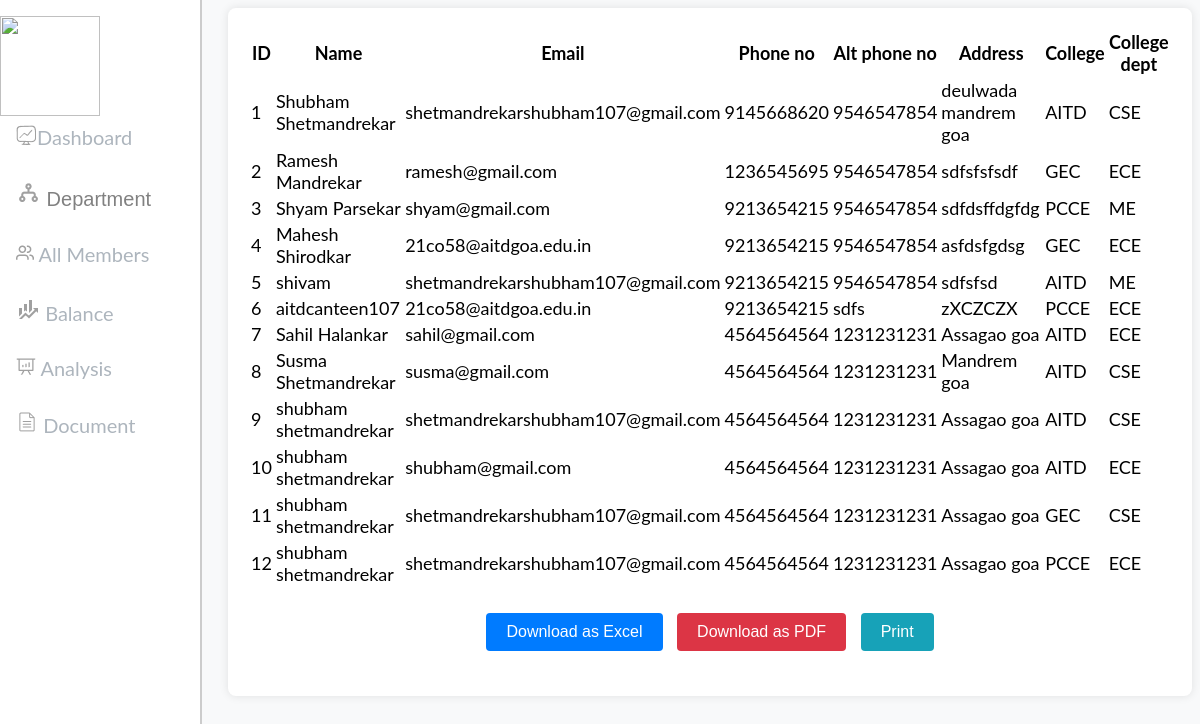
Screenshot of /balance.php with the database file from the repository.
### tables this page shows
CREATE TABLE `personal_details` (
  `mem_id` int(3) NOT NULL,
  `name` varchar(100) NOT NULL,
  `email` varchar(100) NOT NULL,
  `ph_no` varchar(10) NOT NULL,
  `alt_ph_no` varchar(10) NOT NULL,
  `address` varchar(50) NOT NULL,
  `college` varchar(50) NOT NULL,
  `college_dpt` varchar(50) NOT NULL
);

### balance.php (the view, shortened to what this page needs)
<?php
include 'db_connection.php';
$sql = "SELECT * FROM personal_details";
$register = $conn->query($sql);
$data = array();
if ($register->num_rows > 0) {
    while ($row = $register->fetch_assoc()) {
        $data[] = $row;
    }
} else {
    echo "0 results";
}
?>
<!DOCTYPE html>
<html lang="en">
<head>
    <link rel="stylesheet" href="css/styles.css">
    <link rel="stylesheet" type="text/css" href="https://cdn.datatables.net/2.0.2/css/dataTables.dataTables.css">
    <link rel="stylesheet" type="text/css" href="https://cdn.datatables.net/buttons/3.0.1/css/buttons.dataTables.css">
</head>
<body>
    <div class="sidebar">
        <img src="images/logo.jpeg" style="height: 100px; width: 100px;">
        <a href="index.php"><img src="images/icon _dashboard.png">Dashboard</a>
        <br><button class="dropdown-btn"><img src="images/department.png"> Department
            <i class="fa fa-caret-down"></i>
        </button>
        <br><a href="all_members.php"><img src="images/member.png"> All Members</a>
        <br><a href="#contact"><img src="images/finance.png"> Balance</a>
        <br><a href="#clients"><img src="images/analysis.png"> Analysis</a>
        <br><a href="#contact"><img src="images/documents.png"> Document</a>
    </div>
    <div class="main">
        <table id="records_table" class="display">
            <thead>
                <tr>
                    <th>ID</th>
                    <th>Name</th>
                    <th>Email</th>
                    <th>Phone no</th>
                    <th>Alt phone no</th>
                    <th>Address</th>
                    <th>College</th>
                    <th>College dept</th>
                </tr>
            </thead>
            <tbody>
                <?php $i = 1;
                foreach ($data as $row) {
                    echo "<tr>";
                    echo "<td>" . $i . "</td>";
                    echo "<td>" . $row["name"] . "</td>";
                    echo "<td>" . $row["email"] . "</td>";
                    echo "<td>" . $row["ph_no"] . "</td>";
                    echo "<td>" . $row["alt_ph_no"] . "</td>";
                    echo "<td>" . $row["address"] . "</td>";
                    echo "<td>" . $row["college"] . "</td>";
                    echo "<td>" . $row["college_dpt"] . "</td>";
                    echo "</tr>";
                    $i++;
                }
                ?>
            </tbody>
        </table>
        <div class="buttons-container">
            <button id="download_excel" class="btn">Download as Excel</button>
            <button id="download_pdf" class="btn btn-red">Download as PDF</button>
            <button id="print" class="btn btn-blue">Print</button>
        </div>
    </div>
</body>
</html>

### css/styles.css (style rules this page uses)
body { font-family: "Lato", sans-serif; }
.sidebar { height: 100%; width: 200px; position: fixed; z-index: 1; top: 0; left: 0; background-color: #ffffff; overflow-x: hidden; padding-top: 16px; border-right: 2px solid #ccc; }
.sidebar a { padding: 6px 8px 6px 16px; text-decoration: none; font-size: 20px; color: #818181; display: block; }
.sidenav a, .dropdown-btn { padding: 6px 8px 6px 16px; text-decoration: none; font-size: 20px; color: #818181; display: block; border: none; background: none; width: 100%; text-align: left; cursor: pointer; outline: none; }
.fa-caret-down { float: right; padding-right: 8px; padding-top: 8px; }

### balance.php (style rules this page uses)
body { font-family: "Lato", sans-serif; background-color: #f8f9fa; }
.sidebar { height: 100%; width: 200px; position: fixed; z-index: 1; top: 0; left: 0; background-color: white; overflow-x: hidden; padding-top: 16px; border-right: 2px solid #ccc; color: #ffffff; }
.sidebar a { padding: 6px 8px 6px 16px; text-decoration: none; font-size: 20px; color: #adb5bd; display: block; }
.main { margin-left: 220px; padding: 20px; font-size: 18px; background-color: #ffffff; border-radius: 8px; box-shadow: 0 0 10px rgba(0, 0, 0, 0.1); }
.buttons-container { margin: 20px 0; text-align: center; }
.btn { margin: 5px; padding: 10px 20px; font-size: 16px; color: #ffffff; background-color: #007bff; border: none; border-radius: 4px; cursor: pointer; }
.btn-red { background-color: #dc3545; }
.btn-blue { background-color: #17a2b8; }
.sidenav a, .dropdown-btn { padding: 6px 8px 6px 16px; text-decoration: none; font-size: 20px; color: #818181; display: block; border: none; background: none; width: 100%; text-align: left; cursor: pointer; outline: none; }

### rows the page displays
personal_details: name "Shubham Shetmandrekar", email "shetmandrekarshubham107@gmail.com", ph_no "9145668620", alt_ph_no "9546547854", address "deulwada mandrem goa", college "AITD", college_dpt "CSE"
personal_details: name "Ramesh Mandrekar", email "ramesh@gmail.com", ph_no "1236545695", alt_ph_no "9546547854", address "sdfsfsfsdf", college "GEC", college_dpt "ECE"
personal_details: name "Shyam Parsekar", email "shyam@gmail.com", ph_no "9213654215", alt_ph_no "9546547854", address "sdfdsffdgfdg", college "PCCE", college_dpt "ME"
personal_details: name "Mahesh Shirodkar", email "21co58@aitdgoa.edu.in", ph_no "9213654215", alt_ph_no "9546547854", address "asfdsfgdsg", college "GEC", college_dpt "ECE"
personal_details: name "shivam", email "shetmandrekarshubham107@gmail.com", ph_no "9213654215", alt_ph_no "9546547854", address "sdfsfsd", college "AITD", college_dpt "ME"
personal_details: name "aitdcanteen107", email "21co58@aitdgoa.edu.in", ph_no "9213654215", alt_ph_no "sdfs", address "zXCZCZX", college "PCCE", college_dpt "ECE"
personal_details: name "Sahil Halankar", email "sahil@gmail.com", ph_no "4564564564", alt_ph_no "1231231231", address "Assagao goa", college "AITD", college_dpt "ECE"
personal_details: name "Susma Shetmandrekar", email "susma@gmail.com", ph_no "4564564564", alt_ph_no "1231231231", address "Mandrem goa", college "AITD", college_dpt "CSE"
personal_details: name "shubham shetmandrekar", email "shetmandrekarshubham107@gmail.com", ph_no "4564564564", alt_ph_no "1231231231", address "Assagao goa", college "AITD", college_dpt "CSE"
personal_details: name "shubham shetmandrekar", email "shubham@gmail.com", ph_no "4564564564", alt_ph_no "1231231231", address "Assagao goa", college "AITD", college_dpt "ECE"
personal_details: name "shubham shetmandrekar", email "shetmandrekarshubham107@gmail.com", ph_no "4564564564", alt_ph_no "1231231231", address "Assagao goa", college "GEC", college_dpt "CSE"
personal_details: name "shubham shetmandrekar", email "shetmandrekarshubham107@gmail.com", ph_no "4564564564", alt_ph_no "1231231231", address "Assagao goa", college "PCCE", college_dpt "ECE"
